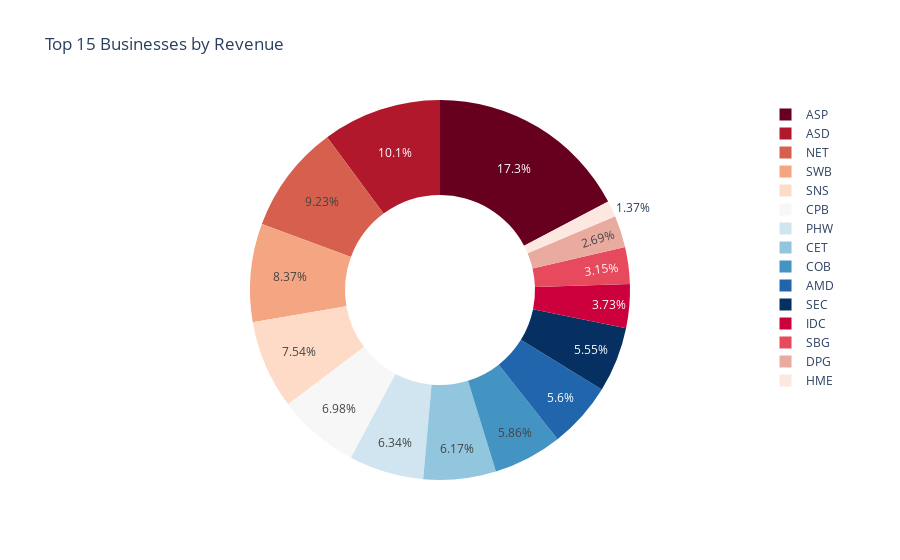

The notebook cell this image was saved under:
### Markdown cell above
## EDA

### Code cell
#Top 15 business with high revenue yeild

business_revenue = df.groupby('BUSINESS GROUP')['C_Revenue'].sum().reset_index()

#sort by revenue in descending order and select top 15 businesses
top_15_businesses = business_revenue.sort_values(by='C_Revenue', ascending=False).head(15)

#plotting as a pie chart
pio.renderers.default = "vscode"
fig = px.pie(
    top_15_businesses,
    values='C_Revenue',
    names='BUSINESS GROUP',
    title='Top 15 Businesses by Revenue',
    hole=0.5,  
    color_discrete_sequence=px.colors.sequential.RdBu  
)
fig.show()

### Figure 1 — Plotly figure (JSON) as saved in the notebook; plotly's stock layout.template omitted (floating-point values rounded to 4 significant figures)
{"data": [{"domain": {"x": [0, 1], "y": [0, 1]}, "hole": 0.5, "hovertemplate": "BUSINESS GROUP=%{label}<br>C_Revenue=%{value}<extra></extra>", "labels": ["ASP", "ASD", "NET", "SWB", "SNS", "CPB", "PHW", "CET", "COB", "AMD", "SEC", "IDC", "SBG", "DPG", "HME"], "legendgroup": "", "name": "", "showlegend": true, "type": "pie", "values": [2351000000000.0, 1376000000000.0, 1254000000000.0, 1137000000000.0, 1025000000000.0, 948900000000.0, 862300000000.0, 838200000000.0, 796300000000.0, 761600000000.0, 753800000000.0, 506700000000.0, 427600000000.0, 366200000000.0, 185800000000.0]}], "layout": {"legend": {"tracegroupgap": 0}, "piecolorway": ["rgb(103,0,31)", "rgb(178,24,43)", "rgb(214,96,77)", "rgb(244,165,130)", "rgb(253,219,199)", "rgb(247,247,247)", "rgb(209,229,240)", "rgb(146,197,222)", "rgb(67,147,195)", "rgb(33,102,172)", "rgb(5,48,97)"], "title": {"text": "Top 15 Businesses by Revenue"}}}
